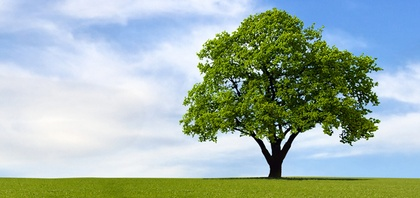
%> input picture Assignment1/Data/Images/BigTree.jpg, 420 x 198 px, shrunk from 1024 x 482 before the run
$ octave --eval "m_2019472_2('Data/Images/BigTree.jpg');"   (GNU Octave 9; MATLAB toolbox functions it lacks are replaced by stand-ins)
%> lines starting %> are read from the running program, lines starting %| are printed output that depends on the picture; in (x1, y1, x2, y2) boxes, pixels count from 0 and x2, y2 are one past the last pixel; in counts of white or black regions, pixels touching at a corner belong together; the program's own positions count from 1
function[] = m_2019472_2(name)
%> called with name = 'Data/Images/BigTree.jpg'

close all;
figure;

% Grayscale image
rgb = imread(name);
%> rgb is the input picture: size 198x420x3 uint8; mean R, G, B 160.8, 180.2, 171.6
gray = rgb2gray(rgb);
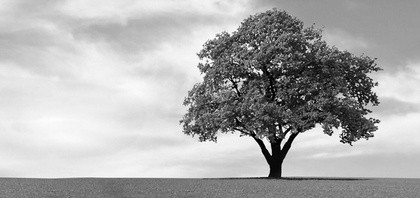
%> gray: size 198x420 uint8; min 0, max 254, mean 173.4
imshow(gray);
fid = fopen( 'matrix.csv', 'w' );
% Histogram or Count of Pixels with each color.
index = [0:255]';
countOfPixels = imhist(gray);
%> countOfPixels = 256 values, max 1582 at index 235, min 0 at index 256, mean 324.8
result = zeros(size([1 256]));

for colorVal = 0 : 255
    valueSum1 = countOfPixels(1:colorVal).*index(1:colorVal);
    mean1 = sum(valueSum1)/sum(countOfPixels(1:colorVal));

    if (isnan(mean1) == 1)
        mean1 = 0;
    end

    tss1 = 0;

    if (mean1 ~= 0)
        for j = 1 : colorVal
            tss1 = tss1 + countOfPixels(j)*(j - mean1)^2;
        end
    end

    valueSum2 = countOfPixels(colorVal+1:255).*index(colorVal+1:255);
    mean2 = sum(valueSum2)/sum(countOfPixels(colorVal+1:255));

    if (isnan(mean2) == 1)
        mean2 = 0;
    end

    tss2 = 0;

    if (mean2 ~= 0)
        for j = colorVal + 1:255
            tss2 = tss2 + countOfPixels(j)*(j - mean2)^2;
        end
    end

    result(colorVal+1) = tss1 + tss2;
    fprintf(fid, '%d,%d\n', tss1+tss2, colorVal);
end
%> this loop made 256 passes
%> after the loop, result = 256 values, max 359251705.4 at index 1, min 78789648.3 at index 159, mean 186160724.7

% Finding Threshold by minimizing the sum of TSS
thresh = find(result == min(result)) - 1;
%> thresh = 158


disp(thresh)
%| 158
disp(result(thresh))
%| 7.8829e+07

% Finding the region of interest
valSum1 = sum(countOfPixels(1:thresh).*index(1:thresh));
%> valSum1 = 2999155
valSum2 = sum(countOfPixels(thresh+1:255).*index(thresh+1:255));
%> valSum2 = 11420905

%  Displaying the Binary Mask
if (valSum1 > valSum2)
     imshow(gray < thresh)
     imwrite(gray < thresh,'a1q2.png')
else
     imshow(gray > thresh)
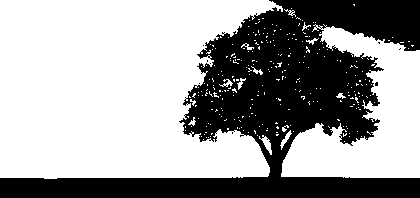
%> displayed picture: size 198x420 logical; 62.6% white; 9 black regions (8 under 20 px), largest, box (x1, y1, x2, y2) and area: (0, 0, 420, 198) 31058
     imwrite(gray < thresh,'a1q2.png')
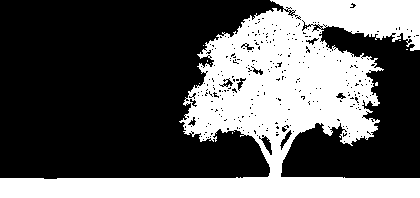
%> saved as a1q2.png: size 198x420 logical; 37% white; 10 white regions (9 under 20 px), largest, box (x1, y1, x2, y2) and area: (0, 0, 420, 198) 30717


end

% Left: Saving the Values in a CSV file
end

$ run again, on Assignment1/Data/Images/horse.jpg
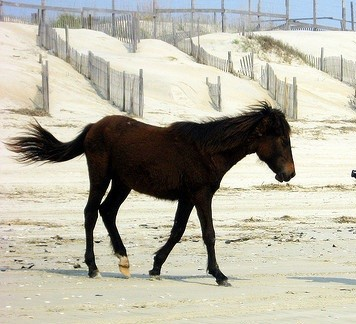
%> input picture Assignment1/Data/Images/horse.jpg, 356 x 324 px
%> in m_2019472_2, rgb is the input picture: size 324x356x3 uint8; mean R, G, B 182.3, 179.9, 165.4
%> in m_2019472_2, `gray = rgb2gray(rgb);`:
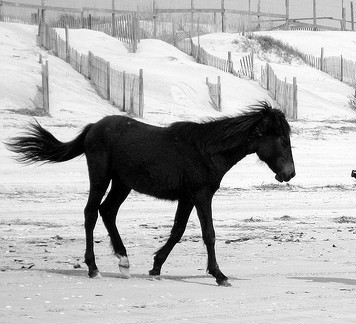
%> gray: size 324x356 uint8; min 0, max 255, mean 179
%> countOfPixels = 256 values, max 1650 at index 220, min 1 at index 256, mean 450.6
%> the loop in m_2019472_2, `for colorVal = 0 : 255` made 256 passes
%> after the loop in m_2019472_2, `for colorVal = 0 : 255`: result = 256 values, max 677353132.3 at index 1, min 93343356.6 at index 120, mean 243706572.5
%> thresh = 119
%| 119
%| 9.3344e+07
%> valSum1 = 493845
%> valSum2 = 20147037
%> in m_2019472_2, `imshow(gray > thresh)`:
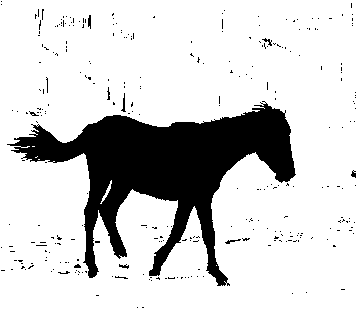
%> displayed picture: size 324x356 logical; 82.4% white; 295 black regions (285 under 20 px), largest, box (x1, y1, x2, y2) and area: (7, 101, 296, 286) 19256, (121, 93, 126, 112) 37, (88, 15, 91, 29) 34
